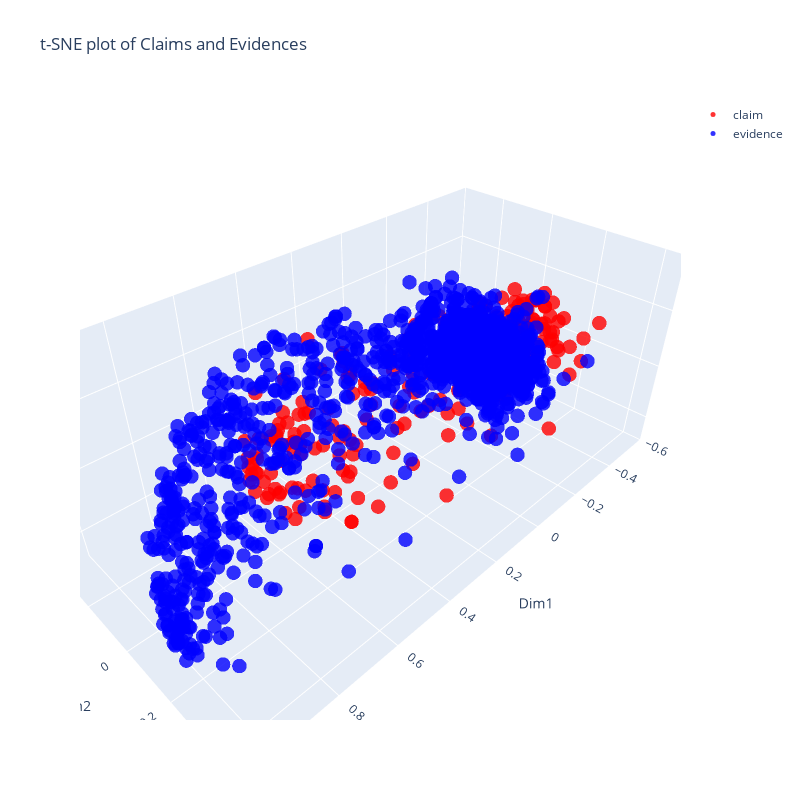

Source (notebook cell):
### Code cell
# Crea una figura 3D
fig = go.Figure()

# Agrega un scatter plot para las evidencias
evidence_trace = go.Scatter3d(
    x=df[df["tipo"] == "evidence"]["dim1"],
    y=df[df["tipo"] == "evidence"]["dim2"],
    z=df[df["tipo"] == "evidence"]["dim3"],
    mode="markers",
    name="evidence",
    marker=dict(
        size=5,
        opacity=0.8,
        color="blue",
    ),
    text=df[df["tipo"] == "evidence"]["text"] + "<br>" + df[df["tipo"] == "evidence"]["label"],
)

claim_trace = go.Scatter3d(
    x=df[df["tipo"] == "claim"]["dim1"],
    y=df[df["tipo"] == "claim"]["dim2"],
    z=df[df["tipo"] == "claim"]["dim3"],
    mode="markers",
    name="claim",
    marker=dict(
        size=5,
        opacity=0.8,
        color="red",
    ),
    text=df[df["tipo"] == "claim"]["text"] + "<br>" + df[df["tipo"] == "claim"]["label"],
)

fig.add_trace(claim_trace)
fig.add_trace(evidence_trace)
# Personaliza el layout de la figura
fig.update_layout(
    scene=dict(xaxis_title="Dim1", yaxis_title="Dim2", zaxis_title="Dim3"),
    title="t-SNE plot of Claims and Evidences",
    height=800,
    width=800,
)

### Figure 1 — Plotly figure (JSON) as saved in the notebook; plotly's stock layout.template omitted (floating-point values rounded to 4 significant figures; data arrays with more than 128 entries replaced by an {"elided": "..."} marker saying what was removed)
{"data": [{"marker": {"color": "red", "opacity": 0.8, "size": 5}, "mode": "markers", "name": "claim", "text": {"elided": "211 str values"}, "type": "scatter3d", "x": {"elided": "211 float values"}, "y": {"elided": "211 float values"}, "z": {"elided": "211 float values"}}, {"marker": {"color": "blue", "opacity": 0.8, "size": 5}, "mode": "markers", "name": "evidence", "text": {"elided": "1679 str values"}, "type": "scatter3d", "x": {"elided": "1679 float values"}, "y": {"elided": "1679 float values"}, "z": {"elided": "1679 float values"}}], "layout": {"height": 800, "scene": {"xaxis": {"title": {"text": "Dim1"}}, "yaxis": {"title": {"text": "Dim2"}}, "zaxis": {"title": {"text": "Dim3"}}}, "title": {"text": "t-SNE plot of Claims and Evidences"}, "width": 800}}
